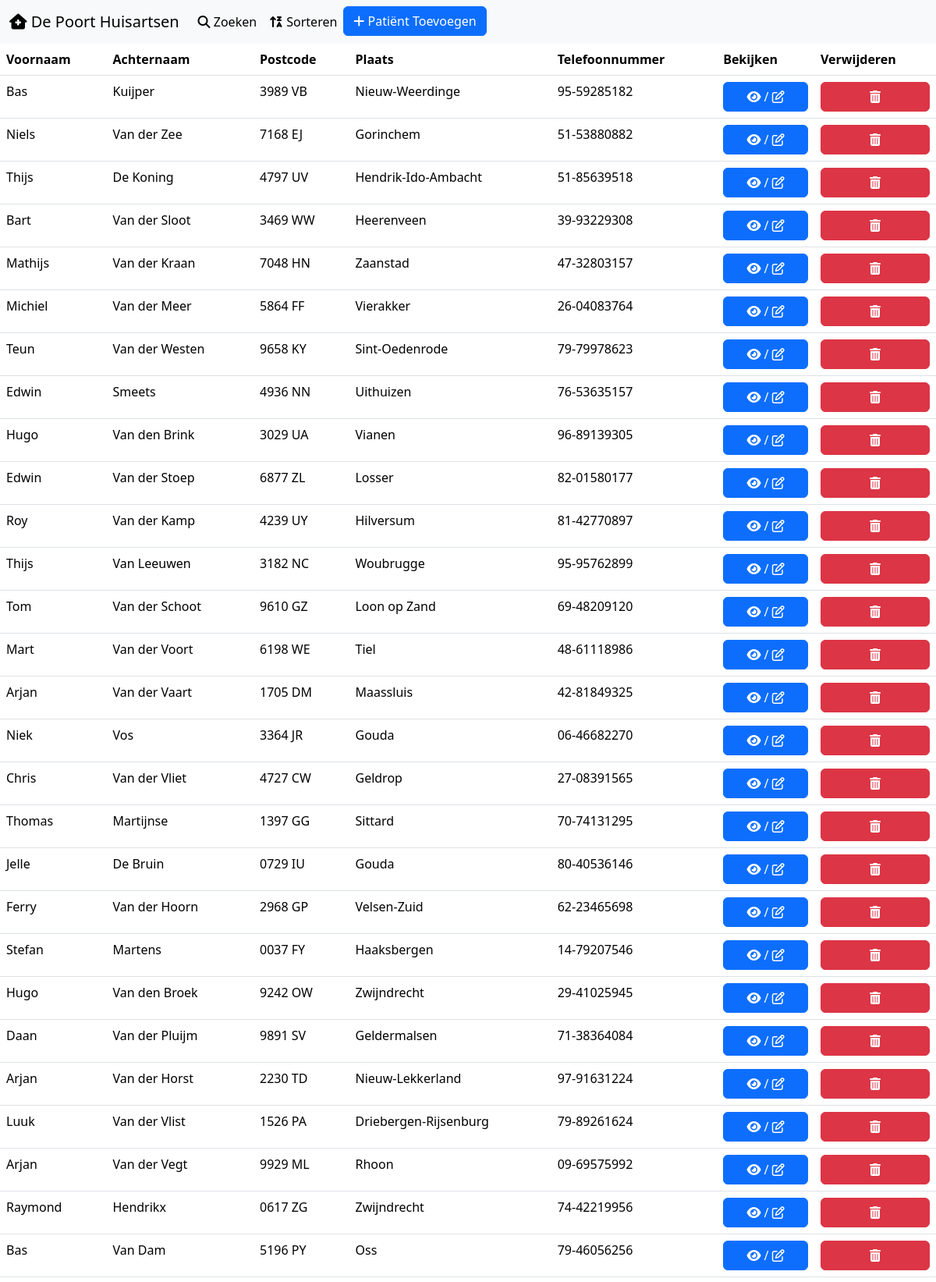
The page / (upper part) on the database its author committed.
### tables this page shows
CREATE TABLE `patient` (
  `patient_id` int(5) NOT NULL,
  `voor_naam` varchar(100) NOT NULL,
  `achter_naam` varchar(255) NOT NULL,
  `adres` varchar(150) NOT NULL,
  `huisnummer` varchar(4) NOT NULL,
  `postcode` varchar(30) NOT NULL,
  `plaats` varchar(255) NOT NULL,
  `telefoonnummer` varchar(100) NOT NULL
);

### connection.php (called while the page is built, shortened)
<?php
function patienten($dbh){
      $patient = array();
      $patientquery = $dbh->prepare("SELECT patient_id, voor_naam, achter_naam, postcode, plaats, telefoonnummer
      FROM patient");
      $patientquery->execute();
      while ($row = $patientquery->fetch(PDO::FETCH_ASSOC)){
            $patient[] = $row;
      }
      return $patient;
}

### index.php (the view, shortened to what this page needs)
<?php
require_once("./connection.php");
$dbh = dbcon();
?>
<!DOCTYPE html>
<html lang="nl">
<head>
  <link rel="stylesheet" href="./reset.css">
  <link href="https://cdn.jsdelivr.net/npm/bootstrap@5.3.2/dist/css/bootstrap.min.css" rel="stylesheet">
  <link rel="stylesheet" href="./style.css">
</head>
<body>
<nav class="navbar navbar-expand-lg bg-body-tertiary">
  <div class="container-fluid">
    <a class="navbar-brand" href="index.php"><i class="fa-solid fa-house-medical" style="color: #000000;"></i> De Poort Huisartsen</a>
    <div class="collapse navbar-collapse" id="navbarNav">
      <ul class="navbar-nav">
        <li class="nav-item">
          <a class="nav-link active" aria-current="page" href="#"><i class="fa-solid fa-magnifying-glass" style="color: #000000;"></i> Zoeken</a>
        </li>
        <li class="nav-item">
          <a class="nav-link active" href="#"><i class="fa-solid fa-arrow-up-z-a" style="color: #000000;"></i> Sorteren</a>
        </li>
        <li class="nav-item">
          <button type="button" class='btn btn-primary' style='width: 100%;' data-bs-toggle="modal" data-bs-target="#exampleModal"><i class="fa-solid fa-plus" style="color: #ffffff;"></i> Patiënt Toevoegen</button></a>
        </li>
      </ul>
  </div>
</nav>
<table class="table">
  <thead>
    <tr>
      <th scope="col">Voornaam</th>
      <th scope="col">Achternaam</th>
      <th scope="col">Postcode</th>
      <th scope="col">Plaats</th>
      <th scope="col">Telefoonnummer</th>
      <th scope="col">Bekijken</th>
      <th scope="col">Verwijderen</th>
    </tr>
  </thead>
  <tbody>
  <?php
  $patient = patienten($dbh);
  foreach($patient as $data){
    echo '<tr>';
    echo "<td>".$data['voor_naam']."</td> ";
    echo "<td>".$data['achter_naam']."</td>";
    echo "<td>".$data['postcode']."</td>";
    echo "<td>".$data['plaats']."</td>";
    echo "<td>".$data['telefoonnummer']."</td>";
    echo "<td><a href='patientgegevens.php?patient_id=".$data['patient_id']."'><button class='btn btn-primary' style='width: 100%;'><i class='fa-solid fa-eye' style='color: #ffffff;'></i> / <i class='fa-regular fa-pen-to-square' style='color: #ffffff;'></i></button></a></td>";
    echo "<td><button class='btn btn-danger' style='width: 100%;' data-href='delete.php?patient_id=".$data['patient_id']."' data-bs-toggle='modal' data-bs-target='#confirm-delete'><i class='fa-solid fa-trash-can'></button></td>";
    echo "</tr>";
  }
?>
  </tbody>
</table>
</body>
</html>

### rows shown on the page
patient: voor_naam "Bas", achter_naam "Kuijper", postcode "3989 VB", plaats "Nieuw-Weerdinge", telefoonnummer "95-59285182", $data['patient_id'] 1 (drawn)
patient: voor_naam "Niels", achter_naam "Van der Zee", postcode "7168 EJ", plaats "Gorinchem", telefoonnummer "51-53880882"
patient: voor_naam "Thijs", achter_naam "De Koning", postcode "4797 UV", plaats "Hendrik-Ido-Ambacht", telefoonnummer "51-85639518"
patient: voor_naam "Bart", achter_naam "Van der Sloot", postcode "3469 WW", plaats "Heerenveen", telefoonnummer "39-93229308"
patient: voor_naam "Mathijs", achter_naam "Van der Kraan", postcode "7048 HN", plaats "Zaanstad", telefoonnummer "47-32803157"
patient: voor_naam "Michiel", achter_naam "Van der Meer", postcode "5864 FF", plaats "Vierakker", telefoonnummer "26-04083764"
patient: voor_naam "Teun", achter_naam "Van der Westen", postcode "9658 KY", plaats "Sint-Oedenrode", telefoonnummer "79-79978623"
patient: voor_naam "Edwin", achter_naam "Smeets", postcode "4936 NN", plaats "Uithuizen", telefoonnummer "76-53635157"
patient: voor_naam "Hugo", achter_naam "Van den Brink", postcode "3029 UA", plaats "Vianen", telefoonnummer "96-89139305"
patient: voor_naam "Edwin", achter_naam "Van der Stoep", postcode "6877 ZL", plaats "Losser", telefoonnummer "82-01580177", $data['patient_id'] 10 (drawn)
patient: voor_naam "Roy", achter_naam "Van der Kamp", postcode "4239 UY", plaats "Hilversum", telefoonnummer "81-42770897"
patient: voor_naam "Thijs", achter_naam "Van Leeuwen", postcode "3182 NC", plaats "Woubrugge", telefoonnummer "95-95762899"
patient: voor_naam "Tom", achter_naam "Van der Schoot", postcode "9610 GZ", plaats "Loon op Zand", telefoonnummer "69-48209120"
patient: voor_naam "Mart", achter_naam "Van der Voort", postcode "6198 WE", plaats "Tiel", telefoonnummer "48-61118986"
patient: voor_naam "Arjan", achter_naam "Van der Vaart", postcode "1705 DM", plaats "Maassluis", telefoonnummer "42-81849325"
patient: voor_naam "Niek", achter_naam "Vos", postcode "3364 JR", plaats "Gouda", telefoonnummer "06-46682270"
patient: voor_naam "Chris", achter_naam "Van der Vliet", postcode "4727 CW", plaats "Geldrop", telefoonnummer "27-08391565"
patient: voor_naam "Thomas", achter_naam "Martijnse", postcode "1397 GG", plaats "Sittard", telefoonnummer "70-74131295"
patient: voor_naam "Jelle", achter_naam "De Bruin", postcode "0729 IU", plaats "Gouda", telefoonnummer "80-40536146"
patient: voor_naam "Ferry", achter_naam "Van der Hoorn", postcode "2968 GP", plaats "Velsen-Zuid", telefoonnummer "62-23465698"
patient: voor_naam "Stefan", achter_naam "Martens", postcode "0037 FY", plaats "Haaksbergen", telefoonnummer "14-79207546"
patient: voor_naam "Hugo", achter_naam "Van den Broek", postcode "9242 OW", plaats "Zwijndrecht", telefoonnummer "29-41025945"
patient: voor_naam "Daan", achter_naam "Van der Pluijm", postcode "9891 SV", plaats "Geldermalsen", telefoonnummer "71-38364084"
patient: voor_naam "Arjan", achter_naam "Van der Horst", postcode "2230 TD", plaats "Nieuw-Lekkerland", telefoonnummer "97-91631224"
patient: voor_naam "Luuk", achter_naam "Van der Vlist", postcode "1526 PA", plaats "Driebergen-Rijsenburg", telefoonnummer "79-89261624"
patient: voor_naam "Arjan", achter_naam "Van der Vegt", postcode "9929 ML", plaats "Rhoon", telefoonnummer "09-69575992"
patient: voor_naam "Raymond", achter_naam "Hendrikx", postcode "0617 ZG", plaats "Zwijndrecht", telefoonnummer "74-42219956"
patient: voor_naam "Bas", achter_naam "Van Dam", postcode "5196 PY", plaats "Oss", telefoonnummer "79-46056256"
